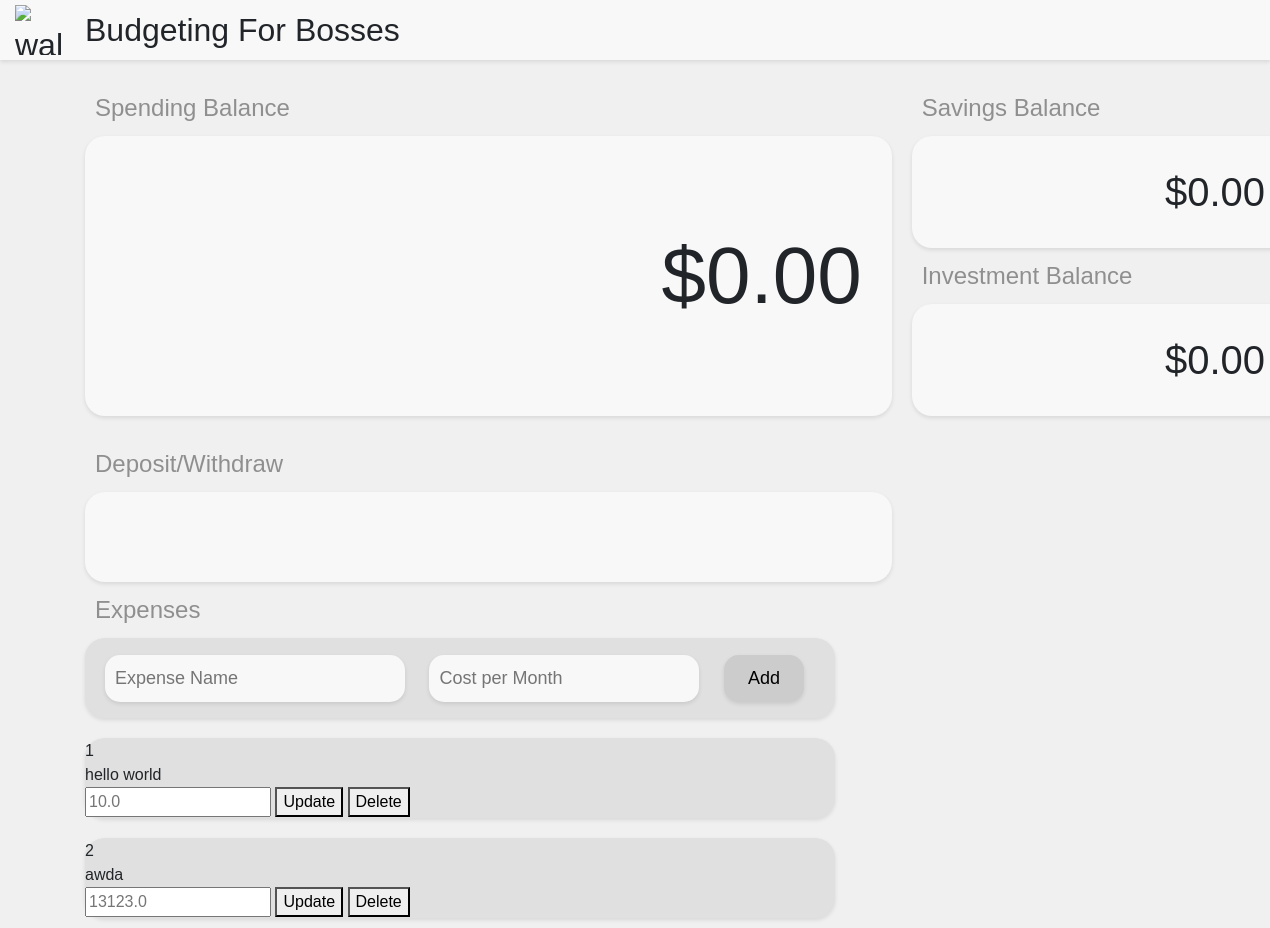
Before: / with the older database file.
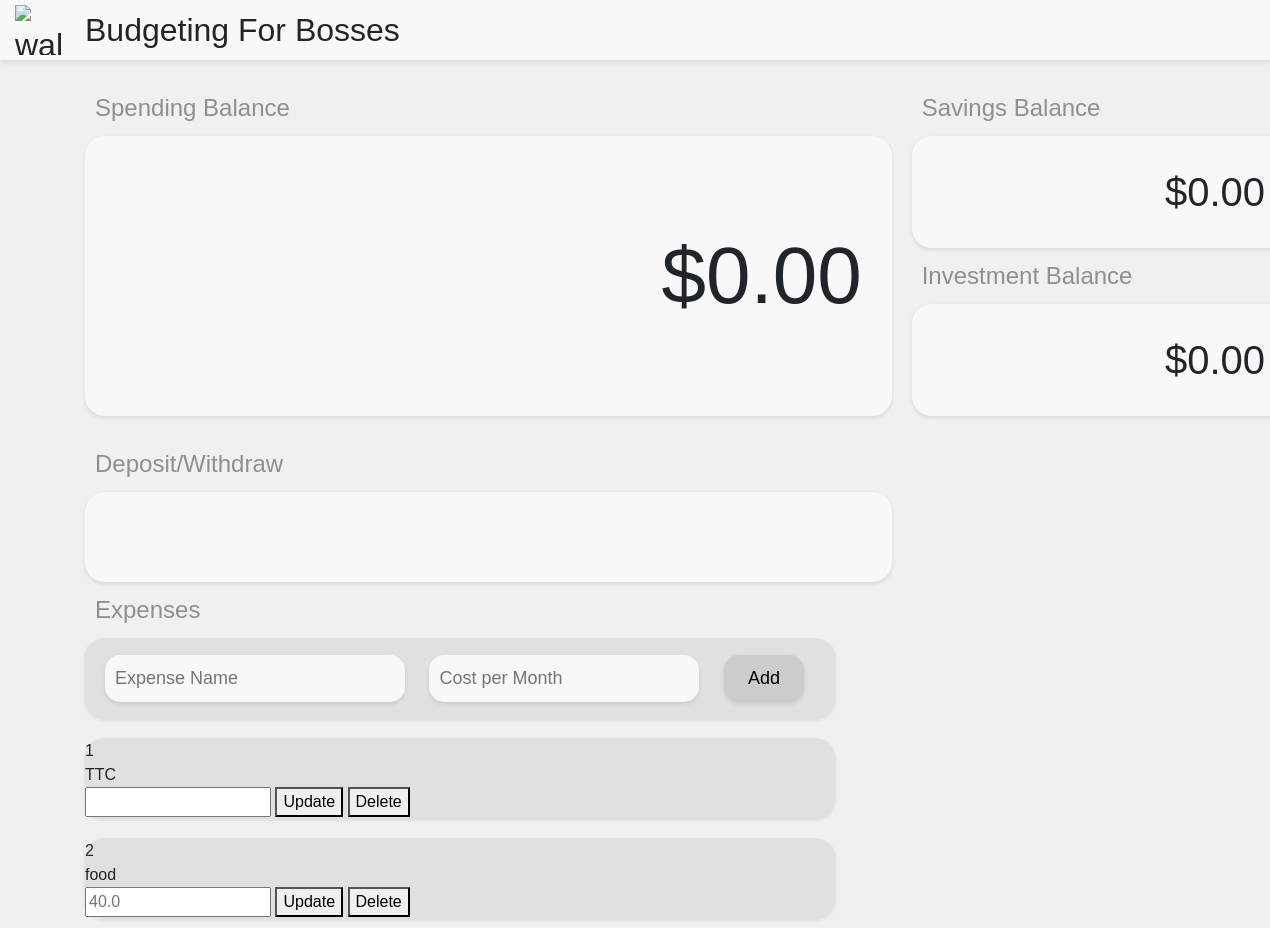
After: the same page with the newer database file.
### tables this page shows
CREATE TABLE streams (
        id INTEGER PRIMARY KEY,
        type TEXT,
        deduction REAL,
        value REAL
    );

CREATE TABLE expenses (
        expense_id INTEGER PRIMARY KEY AUTOINCREMENT,
        refid INTEGER,
        name TEXT,
        value REAL,
        FOREIGN KEY(refid) REFERENCES streams(id)
    );

### app.py (the view)
@app.route('/')
def index():
    connection = sqlite3.connect('budget.db')
    cursor = connection.cursor()
    streams = cursor.execute('SELECT * FROM streams').fetchall()
    expenses = cursor.execute('SELECT * FROM expenses').fetchall()
    connection.close()
    return render_template('index.html', streams = streams, expenses = expenses)

### templates/index.html (shortened to what this page needs)
<!DOCTYPE html>
<html lang="en">
<head>
    <link rel="stylesheet" href="https://stackpath.bootstrapcdn.com/bootstrap/4.5.2/css/bootstrap.min.css">
    <link rel="stylesheet" href="{{ url_for('static', filename='css/custom.css') }}">
</head>
<body>
    <div class="hero-section">
        <img class="hero-logo" src="https://img.icons8.com/?size=100&id=yKpKytomTHlC&format=png&color=000000" alt="wallet logo">
        Budgeting For Bosses
    </div>
    <div class="container">
        <div class="sub-heading">Spending Balance</div>
        <div class="sub-heading-side"> Savings Balance</div>
        <div class="large-rect">
            <span id="balance">${{ '%.2f' % streams[0][3] }}</span>
        </div>
        <div class="side-rects">
            <div class="side-rect">
                <span id="balance-side">${{ '%.2f' % streams[1][3] }}</span>
            </div>
            <div class="sub-heading-side"> Investment Balance</div>
            <div class="side-rect">
                <span id="balance-side">${{ '%.2f' % streams[2][3] }}</span>
            </div>
        </div>
        <div class="sub-heading">Deposit/Withdraw</div>
        <div class="deposit-rect"></div>
        <div class="sub-heading">Expenses</div>
            <div class="small-rect gray">
                <form action="/add" method="post">
                    <input type="text" name="name" placeholder="Expense Name" class="add-expense-name" required>
                    <input type="number" name="value" placeholder="Cost per Month" class="add-expense-value" required>
                    <button type="submit" class="add-expense-submit-btn">Add</button>
                </form>
            </div>
            {% for expense in expenses %}
            <div class="small-rect gray">
                <form id="multiActionForm" method="POST">
                        <div>{{expense[0]}}</div>
                        <div name="name">{{expense[2]}}</div>
                        <input type="number" name="value" placeholder="{{expense[3]}}">
                        <button type="submit" onclick="setAction('/update')">Update</button>
                        <button type="submit" onclick="setAction('/delete')">Delete</button>
                </form>
            </div>
            {% endfor %}
</body>
</html>

### static/css/custom.css (style rules this page uses)
body { justify-content: center; align-items: center; margin: 0; background-color: #f0f0f0; font-family: Helvetica; }
.hero-section { width: 100%; height: 60px; background-color: #f8f8f8; box-shadow: 0 2px 4px rgba(0, 0, 0, 0.1); display: flex; align-items: center; margin-bottom: 30px; padding-left: 15px; font-size: xx-large; }
.hero-logo { width: 50px; height: 50px; margin-right: 20px; }
.container { max-width: 1400px; margin-left: 60px; display: grid; grid-template-columns: 1fr 1fr 1fr; gap: 0; }
.large-rect, .small-rect, .deposit-rect, .side-rect { background-color: #f8f8f8; border-radius: 20px; box-shadow: 0 2px 4px rgba(0, 0, 0, 0.1); margin: 10px; }
.large-rect { height: 280px; grid-column: span 2; display: flex; justify-content: right; align-items: center; margin-bottom: 30px; padding-right: 30px; font-size: 80px; }
.deposit-rect { grid-column: span 2; height: 90px; }
.small-rect { grid-column: span 2; height: 80px; max-width: 750px; }
.small-rect.gray { background-color: #e0e0e0; display: flex; justify-content: flex-start; align-items: center; gap: 10px; }
.side-rects { display: flex; flex-direction: column; }
.side-rect { height: 112px; display: flex; justify-content: right; align-items: center; padding-right: 40px; font-size: 40px; }
.sub-heading { grid-column: span 2; padding-left: 20px; font-size: x-large; color: #8f8f8f; }
.sub-heading-side { grid-column: span 1; padding-left: 20px; font-size: x-large; color: #8f8f8f; }
.add-expense-name, .add-expense-value, .add-expense-submit-btn, .wrapper { background-color: #f8f8f8; border-radius: 15px; box-shadow: 0 2px 4px rgba(0, 0, 0, 0.1); margin: 10px; border-width: 0px; border-color: #8f8f8f; padding: 10px; font-size: large; outline: #8f8f8f; }
.add-expense-name { width: 300px; margin-left: 20px; }
.add-expense-value { width: 270px; }
.add-expense-submit-btn { background-color: #cccccc; width: 80px; }

Changed rows visible on the page:
changed expenses id 1: name "hello world" → "TTC"; value "10.0" → (not shown)
changed expenses id 2: name "awda" → "food"; value "13123.0" → "40.0"
